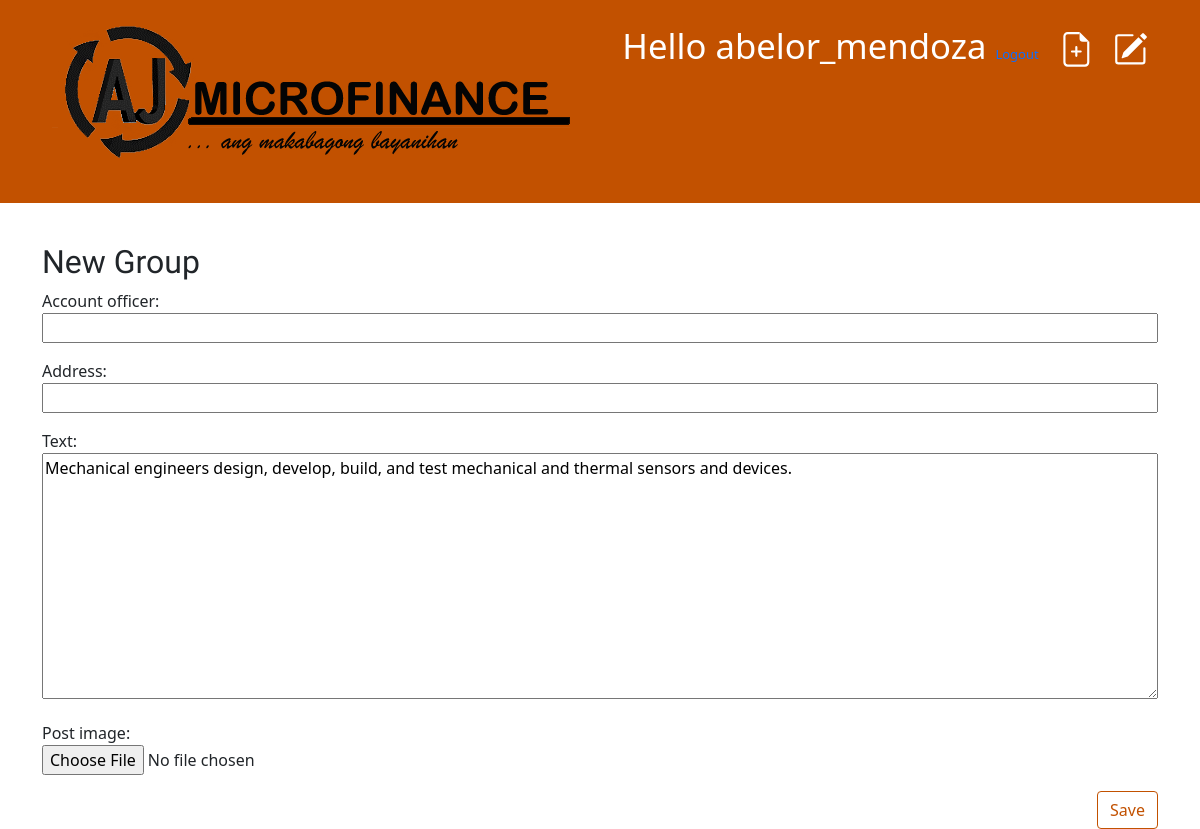
Page /post/1/edit/ (signed in) on the earlier database version.
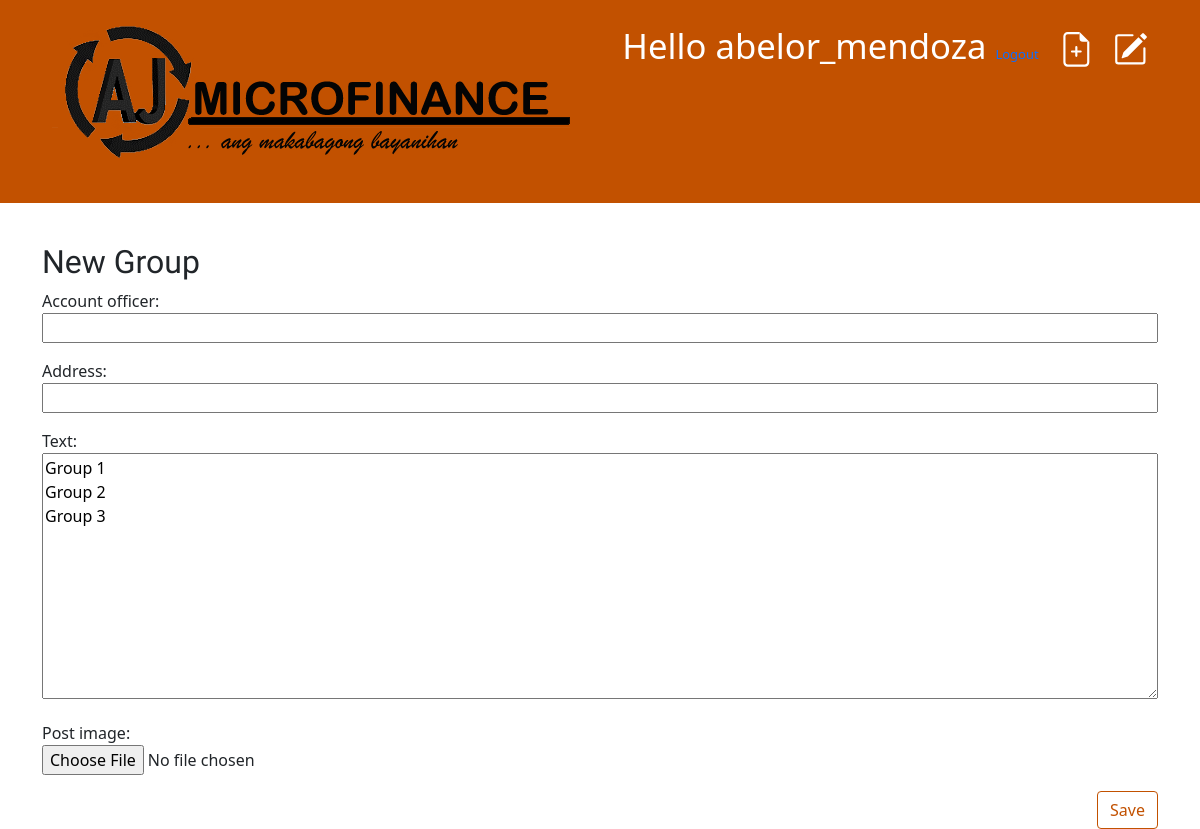
Same page on the later database version.
### blog/models.py (models this page shows, shortened)
class Post(models.Model):
    author = models.ForeignKey(settings.AUTH_USER_MODEL, on_delete=models.CASCADE)
    account_officer = models.CharField(max_length=200)
    address = models.CharField(max_length=200)
    text = models.TextField()
    created_date = models.DateTimeField(default=timezone.now)
    published_date = models.DateTimeField(blank=True, null=True)
    post_image = models.ImageField(null=True, blank=True, upload_to="images/")

### blog/views.py (the view)
# urls.py: path('post/<int:pk>/edit/', views.post_edit, name='post_edit'),
@login_required
def post_edit(request, pk):
    post = get_object_or_404(Post, pk=pk)
    if request.method == "POST":
        form = PostForm(request.POST, instance=post)
        if form.is_valid():
            post = form.save(commit=False)
            post.author = request.user
            post.save()
            return redirect('post_detail', pk=post.pk)
    else:
        form = PostForm(instance=post)
    return render(request, 'blog/post_edit.html', {'form': form})

### blog/forms.py
class PostForm(forms.ModelForm):
    class Meta:
        model = Post
        fields = ('account_officer', 'address', 'text', 'post_image')

### blog/templates/blog/post_edit.html (shortened to what this page needs)
{% extends 'blog/base.html' %}
{% block content %}
    <h2>New Group</h2>
    <form method="POST" enctype="multipart/form-data" class="post-form">
        {{ form.as_p }}
        <button type="submit" class="save btn btn-secondary">Save</button>
    </form>
{% endblock %}

Differences in the rows shown:
changed Post: text "Mechanical engineers design, develop, build, and test mechanical and thermal sensors and devices." → "Group 1 Group 2 Group 3"
